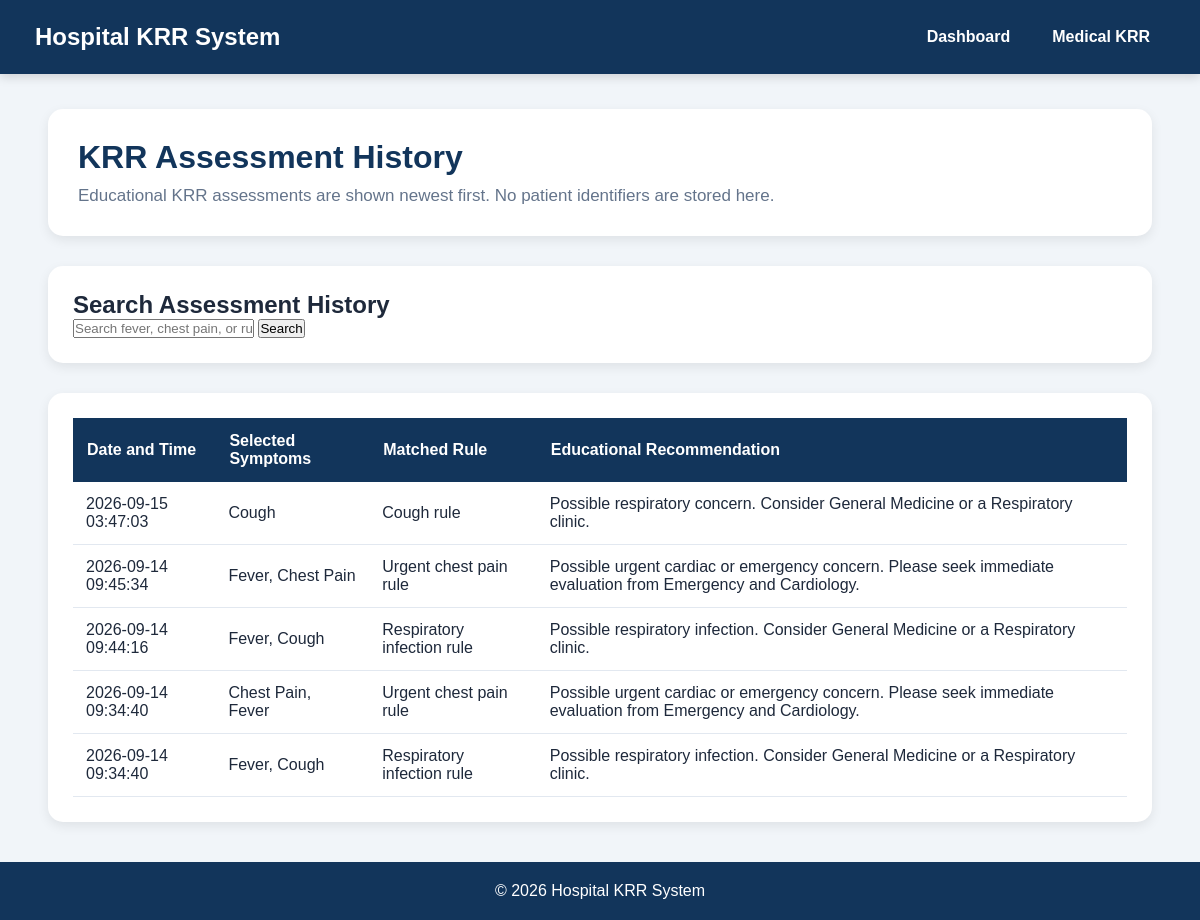
The app's page /krr-history with its own data.
### tables this page shows
CREATE TABLE krr_assessments (
            id INTEGER PRIMARY KEY AUTOINCREMENT,
            symptoms TEXT NOT NULL,
            matched_rule TEXT NOT NULL,
            recommendation TEXT NOT NULL,
            created_at TEXT NOT NULL DEFAULT CURRENT_TIMESTAMP
        );

### app.py (the view)
@app.route("/krr-history")
def krr_history():
    query = request.args.get("q", "").strip()
    conn = get_db_connection()
    if query:
        like_query = f"%{query}%"
        assessments = conn.execute("""
            SELECT id, symptoms, matched_rule, recommendation, created_at
            FROM krr_assessments
            WHERE symptoms LIKE ?
               OR matched_rule LIKE ?
               OR recommendation LIKE ?
            ORDER BY created_at DESC, id DESC
        """, (
            like_query,
            like_query,
            like_query
        )).fetchall()
    else:
        assessments = conn.execute("""
            SELECT id, symptoms, matched_rule, recommendation, created_at
            FROM krr_assessments
            ORDER BY created_at DESC, id DESC
        """).fetchall()
    conn.close()
    return render_template(
        "krr_history.html",
        assessments=assessments,
        query=query
    )

### app.py (called while the page is built)
def get_db_connection():
    conn = sqlite3.connect(DATABASE)
    conn.row_factory = sqlite3.Row
    return conn

### templates/krr_history.html (shortened to what this page needs)
<!DOCTYPE html>
<html lang="en">
<head>
    <link rel="stylesheet" href="{{ url_for('static', filename='css/style.css') }}">
</head>
<body>
    <nav class="navbar">
        <div class="logo">
            Hospital KRR System
        </div>
        <div class="nav-links">
            <a href="{{ url_for('index') }}">
                Dashboard
            </a>
            <a href="{{ url_for('rules') }}">
                Medical KRR
            </a>
        </div>
    </nav>
    <main class="main-container">
        <section class="welcome-section">
            <h1>KRR Assessment History</h1>
            <p>
                Educational KRR assessments are shown newest first.
                No patient identifiers are stored here.
            </p>
        </section>
        <section class="data-section">
            <h2>Search Assessment History</h2>
            <form
                method="GET"
                action="{{ url_for('krr_history') }}"
                class="search-form"
            >
                <input
                    type="text"
                    name="q"
                    placeholder="Search fever, chest pain, or rule..."
                    value="{{ query }}"
                >
                <button type="submit">
                    Search
                </button>
            </form>
        </section>
        <section class="data-section">
            {% if assessments %}
                <div class="table-container">
                    <table>
                        <thead>
                            <tr>
                                <th>Date and Time</th>
                                <th>Selected Symptoms</th>
                                <th>Matched Rule</th>
                                <th>Educational Recommendation</th>
                            </tr>
                        </thead>
                        <tbody>
                            {% for assessment in assessments %}
                                <tr>
                                    <td>
                                        {{ assessment["created_at"] }}
                                    </td>
                                    <td>
                                        {{ assessment["symptoms"] | title }}
                                    </td>
                                    <td>
                                        {{ assessment["matched_rule"] }}
                                    </td>
                                    <td>
                                        {{ assessment["recommendation"] }}
                                    </td>
                                </tr>
                            {% endfor %}
                        </tbody>
                    </table>
                </div>
            {% endif %}
        </section>
    </main>
    <footer class="footer">
        <p>
            &copy; 2026 Hospital KRR System
        </p>
    </footer>
</body>
</html>

### static/css/style.css (style rules this page uses)
* { margin: 0; padding: 0; box-sizing: border-box; }
body { font-family: Arial, Helvetica, sans-serif; background: #f1f5f9; color: #1e293b; min-height: 100vh; }
.navbar { width: 100%; background: #12355b; color: white; display: flex; justify-content: space-between; align-items: center; padding: 18px 35px; position: sticky; top: 0; z-index: 1000; box-shadow: 0 3px 10px rgba(0, 0, 0, 0.15); }
.logo { font-size: 24px; font-weight: bold; white-space: nowrap; }
.nav-links { display: flex; align-items: center; gap: 12px; }
.nav-links a { color: white; text-decoration: none; font-size: 16px; font-weight: bold; padding: 10px 15px; border-radius: 7px; transition: 0.3s; }
.main-container { width: 92%; max-width: 1400px; margin: 35px auto; }
.welcome-section { background: white; padding: 30px; border-radius: 15px; margin-bottom: 30px; box-shadow: 0 4px 12px rgba(0, 0, 0, 0.08); }
.welcome-section h1 { color: #12355b; font-size: 32px; margin-bottom: 10px; }
.welcome-section p { color: #64748b; font-size: 17px; }
.data-section { background: white; padding: 25px; border-radius: 15px; margin-bottom: 30px; box-shadow: 0 4px 12px rgba(0, 0, 0, 0.08); }
.table-container { width: 100%; overflow-x: auto; }
table { width: 100%; border-collapse: collapse; min-width: 650px; }
table th { background: #12355b; color: white; padding: 14px; text-align: left; }
table td { padding: 13px; border-bottom: 1px solid #e2e8f0; }
.footer { background: #12355b; color: white; text-align: center; padding: 20px; margin-top: 40px; }

### records on screen
krr_assessments: created_at "2026-09-15 03:47:03", symptoms "Cough", matched_rule "Cough rule", recommendation "Possible respiratory concern. Consider General Medicine or a Respiratory clinic."
krr_assessments: created_at "2026-09-14 09:45:34", symptoms "Fever, Chest Pain", matched_rule "Urgent chest pain rule", recommendation "Possible urgent cardiac or emergency concern. Please seek immediate evaluation from Emergency and Cardiology."
krr_assessments: created_at "2026-09-14 09:44:16", symptoms "Fever, Cough", matched_rule "Respiratory infection rule", recommendation "Possible respiratory infection. Consider General Medicine or a Respiratory clinic."
krr_assessments: created_at "2026-09-14 09:34:40", symptoms "Chest Pain, Fever", matched_rule "Urgent chest pain rule", recommendation "Possible urgent cardiac or emergency concern. Please seek immediate evaluation from Emergency and Cardiology."
krr_assessments: created_at "2026-09-14 09:34:40", symptoms "Fever, Cough", matched_rule "Respiratory infection rule", recommendation "Possible respiratory infection. Consider General Medicine or a Respiratory clinic."
